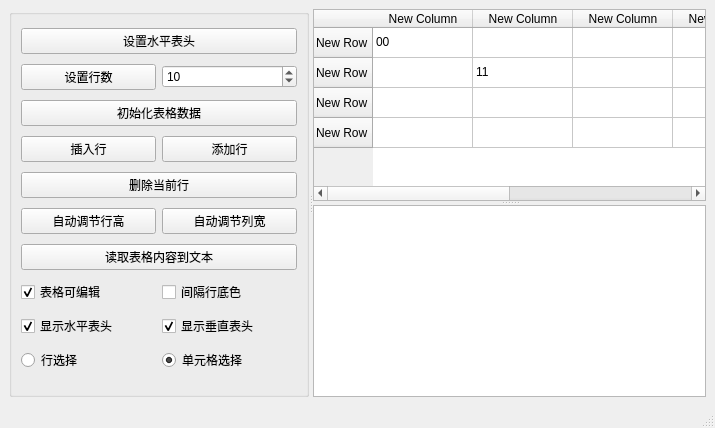
<?xml version="1.0" encoding="UTF-8"?>
<ui version="4.0">
 <class>MainWindow</class>
 <widget class="QMainWindow" name="MainWindow">
  <property name="geometry">
   <rect>
    <x>0</x>
    <y>0</y>
    <width>715</width>
    <height>428</height>
   </rect>
  </property>
  <property name="windowTitle">
   <string>QTableWidgetDemo</string>
  </property>
  <widget class="QWidget" name="centralwidget">
   <layout class="QHBoxLayout" name="horizontalLayout">
    <item>
     <widget class="QSplitter" name="splitter_2">
      <property name="orientation">
       <enum>Qt::Horizontal</enum>
      </property>
      <widget class="QGroupBox" name="groupBox">
       <property name="maximumSize">
        <size>
         <width>300</width>
         <height>16777215</height>
        </size>
       </property>
       <property name="title">
        <string/>
       </property>
       <layout class="QGridLayout" name="gridLayout">
        <item row="0" column="0" colspan="2">
         <widget class="QPushButton" name="btnSetHead">
          <property name="text">
           <string>设置水平表头</string>
          </property>
         </widget>
        </item>
        <item row="1" column="0">
         <widget class="QPushButton" name="btnSetRows">
          <property name="text">
           <string>设置行数</string>
          </property>
         </widget>
        </item>
        <item row="1" column="1">
         <widget class="QSpinBox" name="spinRowCount">
          <property name="value">
           <number>10</number>
          </property>
         </widget>
        </item>
        <item row="2" column="0" colspan="2">
         <widget class="QPushButton" name="btnInit">
          <property name="text">
           <string>初始化表格数据</string>
          </property>
         </widget>
        </item>
        <item row="3" column="0">
         <widget class="QPushButton" name="btnInsertRow">
          <property name="text">
           <string>插入行</string>
          </property>
         </widget>
        </item>
        <item row="3" column="1">
         <widget class="QPushButton" name="btnAddRow">
          <property name="text">
           <string>添加行</string>
          </property>
         </widget>
        </item>
        <item row="4" column="0" colspan="2">
         <widget class="QPushButton" name="btnDelteRow">
          <property name="text">
           <string>删除当前行</string>
          </property>
         </widget>
        </item>
        <item row="5" column="0">
         <widget class="QPushButton" name="btnAdjustRowHeight">
          <property name="text">
           <string>自动调节行高</string>
          </property>
         </widget>
        </item>
        <item row="5" column="1">
         <widget class="QPushButton" name="btnAdjustColWidth">
          <property name="text">
           <string>自动调节列宽</string>
          </property>
         </widget>
        </item>
        <item row="6" column="0" colspan="2">
         <widget class="QPushButton" name="btnReadFormToText">
          <property name="text">
           <string>读取表格内容到文本</string>
          </property>
         </widget>
        </item>
        <item row="7" column="0">
         <widget class="QCheckBox" name="chkBoxEditable">
          <property name="text">
           <string>表格可编辑</string>
          </property>
          <property name="checked">
           <bool>true</bool>
          </property>
         </widget>
        </item>
        <item row="7" column="1">
         <widget class="QCheckBox" name="chkBoxSeparateColor">
          <property name="text">
           <string>间隔行底色</string>
          </property>
          <property name="checked">
           <bool>false</bool>
          </property>
         </widget>
        </item>
        <item row="8" column="0">
         <widget class="QCheckBox" name="chkBoxShowVerHead">
          <property name="text">
           <string>显示水平表头</string>
          </property>
          <property name="checked">
           <bool>true</bool>
          </property>
         </widget>
        </item>
        <item row="8" column="1">
         <widget class="QCheckBox" name="chkBoxShowHorHead">
          <property name="text">
           <string>显示垂直表头</string>
          </property>
          <property name="checked">
           <bool>true</bool>
          </property>
         </widget>
        </item>
        <item row="9" column="0">
         <widget class="QRadioButton" name="rBtnSelectRow">
          <property name="text">
           <string>行选择</string>
          </property>
         </widget>
        </item>
        <item row="9" column="1">
         <widget class="QRadioButton" name="rBtnSelectItem">
          <property name="text">
           <string>单元格选择</string>
          </property>
          <property name="checked">
           <bool>true</bool>
          </property>
         </widget>
        </item>
       </layout>
      </widget>
      <widget class="QSplitter" name="splitter">
       <property name="orientation">
        <enum>Qt::Vertical</enum>
       </property>
       <widget class="QTableWidget" name="tableWidget">
        <row>
         <property name="text">
          <string>New Row</string>
         </property>
        </row>
        <row>
         <property name="text">
          <string>New Row</string>
         </property>
        </row>
        <row>
         <property name="text">
          <string>New Row</string>
         </property>
        </row>
        <row>
         <property name="text">
          <string>New Row</string>
         </property>
        </row>
        <column>
         <property name="text">
          <string>New Column</string>
         </property>
        </column>
        <column>
         <property name="text">
          <string>New Column</string>
         </property>
        </column>
        <column>
         <property name="text">
          <string>New Column</string>
         </property>
        </column>
        <column>
         <property name="text">
          <string>New Column</string>
         </property>
        </column>
        <column>
         <property name="text">
          <string>New Column</string>
         </property>
        </column>
        <column>
         <property name="text">
          <string>New Column</string>
         </property>
        </column>
        <item row="0" column="0">
         <property name="text">
          <string>00</string>
         </property>
        </item>
        <item row="1" column="1">
         <property name="text">
          <string>11</string>
         </property>
        </item>
       </widget>
       <widget class="QPlainTextEdit" name="plainTextEdit"/>
      </widget>
     </widget>
    </item>
   </layout>
  </widget>
  <widget class="QMenuBar" name="menubar">
   <property name="geometry">
    <rect>
     <x>0</x>
     <y>0</y>
     <width>715</width>
     <height>21</height>
    </rect>
   </property>
  </widget>
  <widget class="QStatusBar" name="statusbar"/>
 </widget>
 <resources/>
 <connections/>
</ui>
